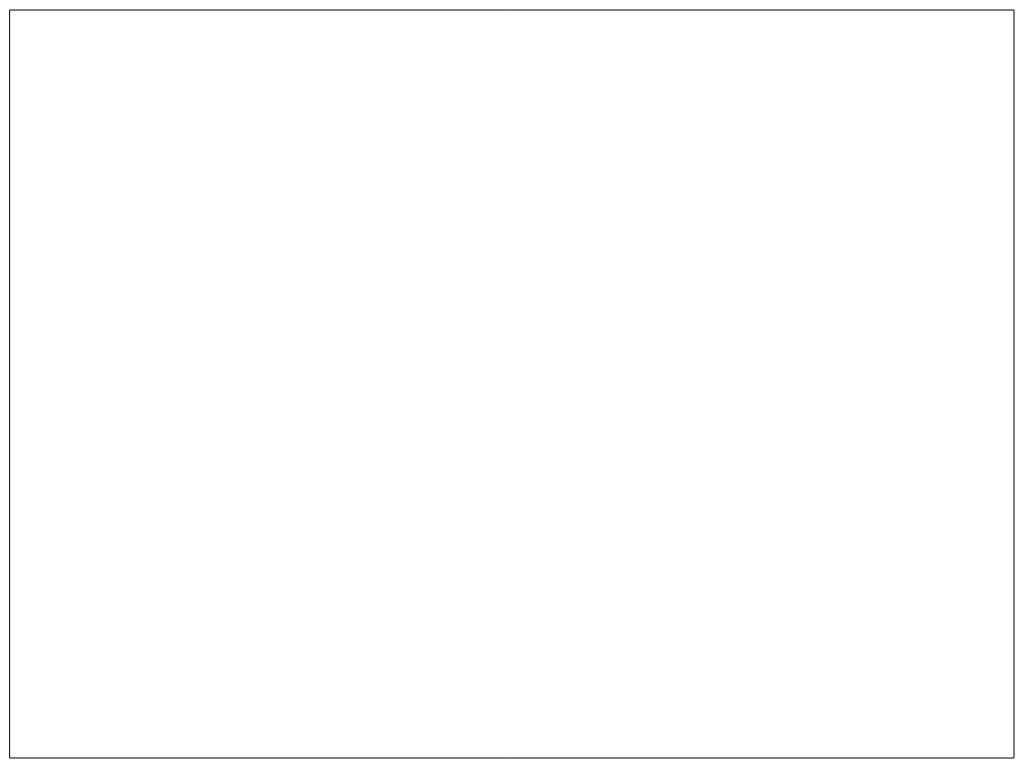
Frame 1 (no input)
Frame 60 (no input): identical to frame 1, image omitted
Frame 120 (the mouse pressed at the canvas centre since frame 60): identical to frame 1, image omitted

The p5.js sketch that drew this single still picture (run headless with seeded random() and noise() and a simulated clock; from frame 60 on, the mouse is pressed at the canvas centre):

// p5.js sketch
// ── sketch.js
// La biblioteca p5 no se carga hasta que se llama a la función setup ()
// es por eso que no se pueden llamar funciones p5, como createCanvas o
// rect antes de la init.
// Para más información sobre por qué este es el caso
// revisa el p5 github. https://github.com/processing/p5.js/wiki/Frequently-Asked-Questions#why-cant-i-assign-variables-using-p5-functions-and-variables-before-setup
function setup(){
  createCanvas(1024, 768);
  rect(10, 10, 1004, 748);
}

function draw(){
// Lo usaremos despues 
}
